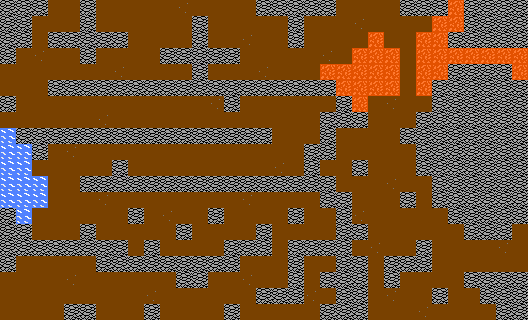

This is a level from a 2D game, rendered from its Tiled map with the project's own tilesets. A one-line summary and the complete map file follow:
An orthogonal 33x20 tile map with 16x16 px tiles, 1 tile layer (tiles) and 16 objects (11x spawn, 4x station_place, player_start).

<map version="1.10" tiledversion="1.10.0" orientation="orthogonal" renderorder="right-down" width="33" height="20" tilewidth="16" tileheight="16" infinite="0" nextlayerid="3" nextobjectid="17">
 <tileset firstgid="1" name="map_7" tilewidth="16" tileheight="16" tilecount="8" columns="8">
  <image source="siege_tileset.png" width="128" height="16" />
  <tile id="0" type="wall" />
  <tile id="1" type="water" />
  <tile id="2" type="lava" />
  <tile id="3" type="dirt" />
  <tile id="4" type="dirt" />
  <tile id="5" type="glass" />
  <tile id="6" type="glass" />
  <tile id="7" type="glass" />
 </tileset>
 <layer id="1" name="tiles" width="33" height="20">
  <data encoding="csv">
1,1,1,5,5,1,5,5,5,5,5,4,5,5,5,5,1,1,1,1,1,5,5,5,5,1,1,1,3,1,1,1,1,
1,1,5,5,5,1,5,5,5,5,5,5,1,5,5,5,5,5,1,5,5,5,4,5,5,5,5,3,3,1,1,1,1,
1,1,5,1,1,1,1,1,5,5,5,5,1,5,5,4,5,5,1,5,5,5,5,3,5,5,3,3,1,1,1,1,1,
1,5,4,5,5,1,5,5,5,5,1,1,1,1,1,5,5,5,5,5,4,5,3,3,3,5,3,3,3,3,3,3,3,
5,5,5,5,5,5,5,4,5,5,5,5,1,5,5,5,4,5,5,5,3,3,3,3,3,5,3,3,1,1,1,1,3,
5,5,5,1,1,1,1,1,1,1,1,1,1,1,1,1,1,1,1,1,1,3,3,3,3,5,3,1,1,1,1,1,1,
1,5,5,5,5,5,5,5,5,5,5,5,5,4,1,5,5,5,5,5,5,1,3,5,4,5,5,1,1,1,1,1,1,
5,5,5,5,5,5,4,5,5,5,5,5,5,5,5,5,5,5,5,5,1,1,1,5,5,5,1,1,1,1,1,1,1,
2,1,1,1,1,1,1,1,1,1,1,1,1,1,1,1,1,5,5,5,1,5,5,5,5,1,1,1,1,1,1,1,1,
2,2,1,5,4,5,5,5,5,5,5,5,5,5,5,5,5,5,5,1,1,5,5,5,5,5,1,1,1,1,1,1,1,
2,2,5,5,5,5,5,1,5,5,5,5,5,5,5,5,5,4,5,1,5,5,1,5,5,5,1,1,1,1,1,1,1,
2,2,2,5,5,1,1,1,1,1,1,1,1,1,1,1,1,1,1,1,1,5,5,5,4,5,5,1,1,1,1,1,1,
2,2,2,5,5,5,4,5,5,5,5,5,5,5,5,4,5,5,5,5,1,1,5,5,5,1,5,1,1,1,1,1,1,
1,2,5,5,5,5,5,5,1,5,4,5,5,1,5,5,5,5,1,5,5,1,4,5,5,5,5,5,1,1,1,1,1,
1,1,5,5,5,1,5,5,5,5,5,1,5,5,5,5,1,5,5,5,5,1,1,5,5,5,5,5,5,1,1,1,5,
1,1,1,1,1,1,1,1,5,1,5,5,5,5,1,1,1,5,1,1,1,1,5,4,5,5,1,5,5,5,5,4,5,
1,5,5,5,5,5,1,1,1,1,1,1,1,1,1,5,5,5,1,5,5,1,1,5,1,1,1,5,5,5,5,5,5,
5,5,5,5,4,5,5,5,5,5,5,1,1,5,5,4,5,5,1,5,1,1,1,5,1,5,5,5,5,1,1,1,1,
5,5,5,5,5,5,5,5,5,4,5,5,5,5,5,5,1,1,1,4,5,1,1,5,4,5,5,1,5,5,1,1,1,
5,5,5,5,1,1,5,5,5,1,5,5,5,5,1,5,5,5,5,5,1,1,1,5,5,5,4,5,5,5,5,1,1
</data>
 </layer>
 <objectgroup id="2" name="objects">
  <object id="1" name="station_place" x="471.833" y="313.125">
   <point />
  </object>
  <object id="2" name="station_place" x="72" y="8">
   <point />
  </object>
  <object id="3" name="station_place" x="216.75" y="72.7917">
   <point />
  </object>
  <object id="4" name="station_place" x="327.917" y="264.292">
   <point />
  </object>
  <object id="5" name="player_start" x="23.3333" y="295.333">
   <point />
  </object>
  <object id="6" name="spawn" x="184" y="312">
   <point />
  </object>
  <object id="7" name="spawn" x="391.333" y="231.333">
   <point />
  </object>
  <object id="8" name="spawn" x="360" y="151.333">
   <point />
  </object>
  <object id="15" name="spawn" x="454.667" y="252.666">
   <point />
  </object>
  <object id="9" name="spawn" x="294.667" y="120">
   <point />
  </object>
  <object id="10" name="spawn" x="24.6667" y="87.3333">
   <point />
  </object>
  <object id="11" name="spawn" x="150.667" y="22.6667">
   <point />
  </object>
  <object id="12" name="spawn" x="263.333" y="38.6667">
   <point />
  </object>
  <object id="13" name="spawn" x="376.667" y="7.33333">
   <point />
  </object>
  <object id="14" name="spawn" x="56" y="215.333">
   <point />
  </object>
  <object id="16" name="spawn" x="249.333" y="218.666">
   <point />
  </object>
 </objectgroup>
</map>
